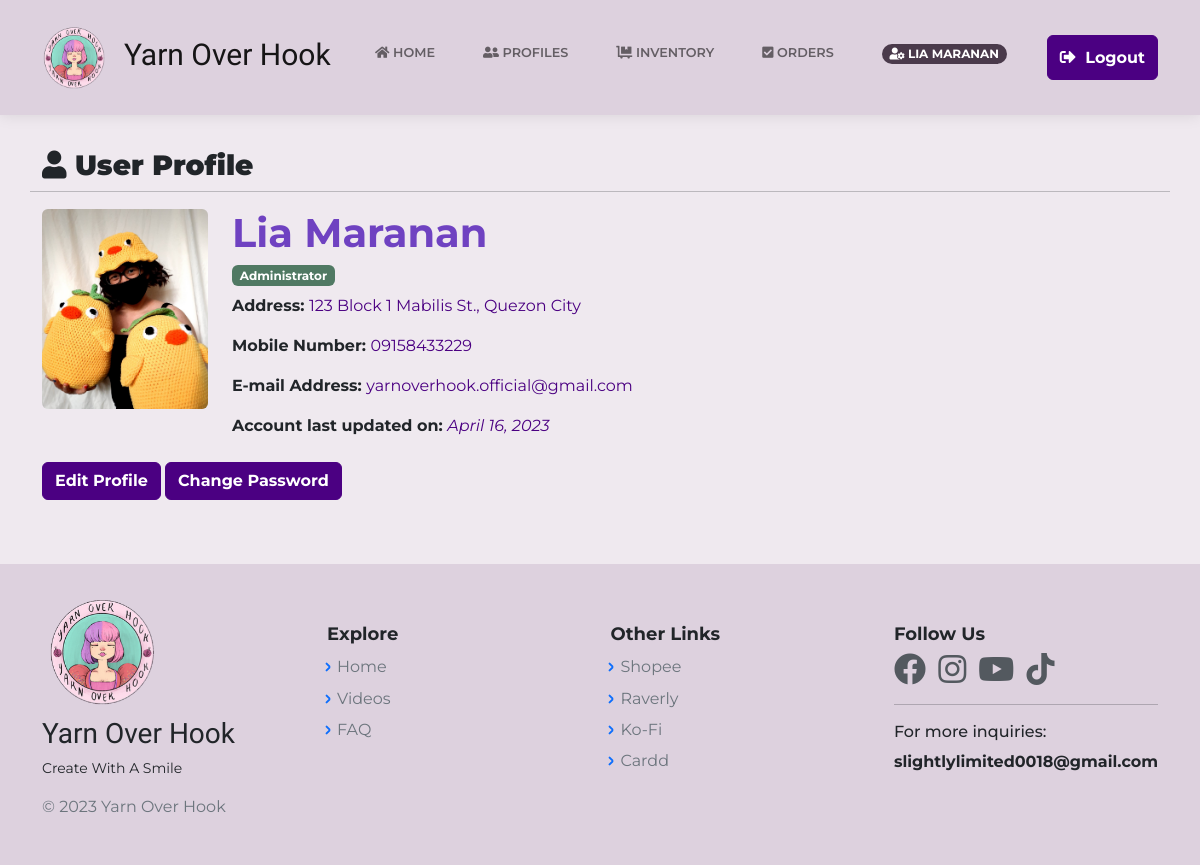
Page /UserProfileAdmin.php (signed in) on the committed database.
### tables this page shows
CREATE TABLE `register` (
  `id` bigint(20) NOT NULL,
  `cust_name` varchar(60) NOT NULL,
  `cust_avatar` varchar(255) NOT NULL,
  `cust_email` varchar(60) DEFAULT NULL,
  `cust_pass` varchar(255) NOT NULL,
  `cust_reg` varchar(60) NOT NULL,
  `cust_city` varchar(50) NOT NULL,
  `cust_zip` int(10) NOT NULL,
  `cust_ig` varchar(255) NOT NULL,
  `cust_phone` varchar(50) NOT NULL,
  `login_id` bigint(12) NOT NULL,
  `date` timestamp NOT NULL DEFAULT current_timestamp() ON UPDATE current_timestamp(),
  `user_rank` varchar(20) NOT NULL DEFAULT 'user',
  `cust_address` varchar(160) NOT NULL,
  `cust_status` int(11) NOT NULL,
  `login_attempt` int(11) NOT NULL,
  `otp` int(11) NOT NULL,
  `verify_token` varchar(60) NOT NULL
);

### UserProfileAdmin.php (the view, shortened to what this page needs)
<?php
    include("includes/dbh.inc.php");
    require 'layouts/Header.php';
    if(isset($_SESSION['login_id'])) {
		$id = mysqli_real_escape_string($con, $_SESSION['login_id']);
		$item = "SELECT * FROM register WHERE login_id = $id AND user_rank = 'admin'";
		$result = mysqli_query($con, $item);
		$user = mysqli_fetch_assoc($result);
	}
?>
<body class="d-flex flex-column min-vh-100">
<?php require 'layouts/nav.php';?>
    <div class="container my-5">
        <?php if($user): ?>
        <div class="row my-3">
            <h3 style="font-weight:bold;"><strong> <i class="fas fa-user"></i> User Profile </strong></h3><hr>
            <div class="col-md-2">
                <img class="img-fluid rounded avatar-fit" src="<?php echo $user['cust_avatar'] ?>" title="<?php echo $user['cust_name'] ?>" alt="<?php echo $user['cust_name'] ?>">
            </div>
            <div class="col-md-10">
                <h1 style="font-weight:bold;color: rgb(111, 66, 193);"> <?php echo $user['cust_name'] ?> </h1>
                <h6 style="font-weight:bold;"> <span class="badge" style="background-color:#507963;"> Administrator </span></h6>
                <p style="font-weight:bold;"> Address: <span style="font-weight:lighter;color:indigo;"> <?php echo $user['cust_address'] ?></span> </p>
                <p style="font-weight:bold;"> Mobile Number: <span style="font-weight:lighter;color:indigo;"><?php echo $user['cust_phone'] ?></span> </p>
                <p style="font-weight:bold;"> E-mail Address: <span style="font-weight:lighter;color:indigo;"><?php echo $user['cust_email'] ?></span> </p>
                <p style="font-weight:bold;"> Account last updated on: <i> <span style="font-weight:lighter;color:indigo;"><?php echo date("F d, Y", strtotime($user['date'])); ?></span></i></p>
            </div>
            <div class="float-end mt-2">
                <a class="btn btn-dark" href="UserProfileAdminEdit.php" role="button" style="border-color:indigo;background-color:indigo;font-weight:bold;"> Edit Profile </a>
                <a class="btn btn-dark" href="ChangePasswordAdmin.php" role="button" style="border-color:indigo;background-color:indigo;font-weight:bold;"> Change Password </a>
            </div>
        </div>
        <?php else: ?>
                <div class="container my-5">
                    <h2> Oops.. Page not found. Please try again. </h2>
                </div>
        <?php endif ?>
    </div>
<?php require 'layouts/Footer.php';?>

### assets/css/main.css (style rules this page uses)
body { background-color: #efe9ef !important; padding-top: 85px; }
.container { animation: transitionInContainer 0.50s; }
.avatar-fit { width: 200px; height: 200px; object-fit: cover; }

### assets/css/Profile-Edit-Form-styles.css (style rules this page uses)
hr { height: 2px; }

### assets/css/Profile-Edit-Form.css (style rules this page uses)
hr { height: 2px; }

### assets/css/ProfileEdit1.css (style rules this page uses)
hr { height: 2px; }

### assets/css/ProfileEdit2.css (style rules this page uses)
hr { height: 2px; }

### rows in the picture
register: cust_avatar (picture), cust_name "Lia Maranan", cust_address "123 Block 1 Mabilis St., Quezon City", cust_phone "09158433229", cust_email "yarnoverhook.official@gmail.com", date "April 16, 2023"

### other values in the picture
$_SESSION['cust_name'] "LIA MARANAN"
